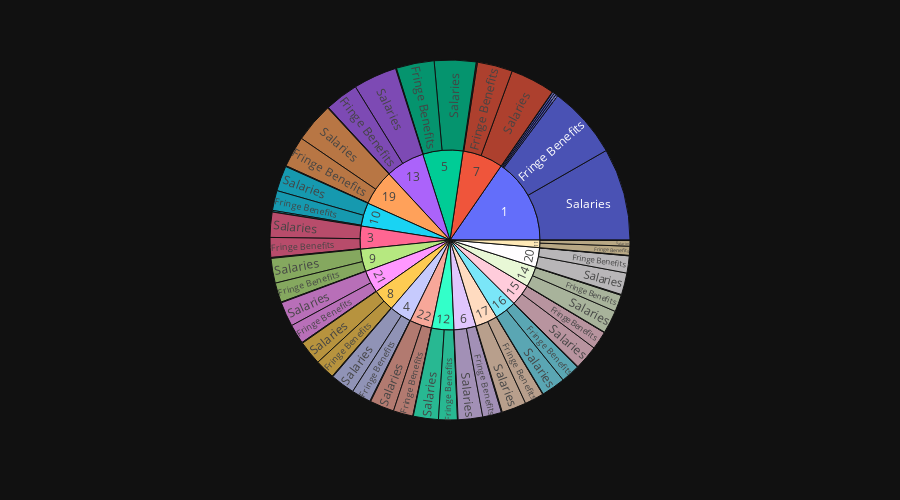

The cell this chart's notebook holds for it:
### Markdown cell above
Sunburst budget plot

### Code cell
fig = px.sunburst(budget_df, values='Approved Amount', path=['Station', 'Expense Category'], hover_name="Station", height=500 )
fig.write_html("Budget.html")
fig.show()

### Figure 1 — Plotly figure (JSON) as saved in the notebook; plotly's stock layout.template omitted (floating-point values rounded to 4 significant figures)
{"data": [{"branchvalues": "total", "domain": {"x": [0.0, 1.0], "y": [0.0, 1.0]}, "hovertemplate": "<b>%{hovertext}</b><br><br>labels=%{label}<br>Approved Amount=%{value}<br>parent=%{parent}<br>id=%{id}<extra></extra>", "hovertext": ["1", "1", "1", "3", "4", "5", "6", "7", "8", "9", "10", "11", "12", "13", "14", "15", "16", "17", "19", "20", "21", "22", "1", "3", "4", "5", "6", "7", "8", "9", "10", "12", "13", "14", "15", "16", "17", "19", "20", "21", "22", "1", "1", "3", "4", "5", "6", "7", "8", "9", "10", "11", "12", "13", "14", "15", "16", "17", "19", "20", "21", "22", "1", "3", "4", "5", "6", "7", "8", "9", "10", "11", "12", "13", "14", "15", "16", "17", "19", "20", "21", "22", "1", "3", "4", "5", "6", "7", "8", "9", "10", "11", "12", "13", "14", "15", "16", "17", "19", "20", "21", "22"], "ids": ["1/Capital Assets", "1/Capital Outlay", "1/Fringe Benefits", "3/Fringe Benefits", "4/Fringe Benefits", "5/Fringe Benefits", "6/Fringe Benefits", "7/Fringe Benefits", "8/Fringe Benefits", "9/Fringe Benefits", "10/Fringe Benefits", "11/Fringe Benefits", "12/Fringe Benefits", "13/Fringe Benefits", "14/Fringe Benefits", "15/Fringe Benefits", "16/Fringe Benefits", "17/Fringe Benefits", "19/Fringe Benefits", "20/Fringe Benefits", "21/Fringe Benefits", "22/Fringe Benefits", "1/Other Expenses", "3/Other Expenses", "4/Other Expenses", "5/Other Expenses", "6/Other Expenses", "7/Other Expenses", "8/Other Expenses", "9/Other Expenses", "10/Other Expenses", "12/Other Expenses", "13/Other Expenses", "14/Other Expenses", "15/Other Expenses", "16/Other Expenses", "17/Other Expenses", "19/Other Expenses", "20/Other Expenses", "21/Other Expenses", "22/Other Expenses", "1/Other Financing Uses", "1/Salaries", "3/Salaries", "4/Salaries", "5/Salaries", "6/Salaries", "7/Salaries", "8/Salaries", "9/Salaries", "10/Salaries", "11/Salaries", "12/Salaries", "13/Salaries", "14/Salaries", "15/Salaries", "16/Salaries", "17/Salaries", "19/Salaries", "20/Salaries", "21/Salaries", "22/Salaries", "1/Services", "3/Services", "4/Services", "5/Services", "6/Services", "7/Services", "8/Services", "9/Services", "10/Services", "11/Services", "12/Services", "13/Services", "14/Services", "15/Services", "16/Services", "17/Services", "19/Services", "20/Services", "21/Services", "22/Services", "1", "3", "4", "5", "6", "7", "8", "9", "10", "11", "12", "13", "14", "15", "16", "17", "19", "20", "21", "22"], "labels": ["Capital Assets", "Capital Outlay", "Fringe Benefits", "Fringe Benefits", "Fringe Benefits", "Fringe Benefits", "Fringe Benefits", "Fringe Benefits", "Fringe Benefits", "Fringe Benefits", "Fringe Benefits", "Fringe Benefits", "Fringe Benefits", "Fringe Benefits", "Fringe Benefits", "Fringe Benefits", "Fringe Benefits", "Fringe Benefits", "Fringe Benefits", "Fringe Benefits", "Fringe Benefits", "Fringe Benefits", "Other Expenses", "Other Expenses", "Other Expenses", "Other Expenses", "Other Expenses", "Other Expenses", "Other Expenses", "Other Expenses", "Other Expenses", "Other Expenses", "Other Expenses", "Other Expenses", "Other Expenses", "Other Expenses", "Other Expenses", "Other Expenses", "Other Expenses", "Other Expenses", "Other Expenses", "Other Financing Uses", "Salaries", "Salaries", "Salaries", "Salaries", "Salaries", "Salaries", "Salaries", "Salaries", "Salaries", "Salaries", "Salaries", "Salaries", "Salaries", "Salaries", "Salaries", "Salaries", "Salaries", "Salaries", "Salaries", "Salaries", "Services", "Services", "Services", "Services", "Services", "Services", "Services", "Services", "Services", "Services", "Services", "Services", "Services", "Services", "Services", "Services", "Services", "Services", "Services", "Services", "1", "3", "4", "5", "6", "7", "8", "9", "10", "11", "12", "13", "14", "15", "16", "17", "19", "20", "21", "22"], "name": "", "parents": ["1", "1", "1", "3", "4", "5", "6", "7", "8", "9", "10", "11", "12", "13", "14", "15", "16", "17", "19", "20", "21", "22", "1", "3", "4", "5", "6", "7", "8", "9", "10", "12", "13", "14", "15", "16", "17", "19", "20", "21", "22", "1", "1", "3", "4", "5", "6", "7", "8", "9", "10", "11", "12", "13", "14", "15", "16", "17", "19", "20", "21", "22", "1", "3", "4", "5", "6", "7", "8", "9", "10", "11", "12", "13", "14", "15", "16", "17", "19", "20", "21", "22", "", "", "", "", "", "", "", "", "", "", "", "", "", "", "", "", "", "", "", ""], "type": "sunburst", "values": [224300.0, 234300.0, 8038000.0, 2194000.0, 2157000.0, 4202000.0, 2092000.0, 3908000.0, 2185000.0, 2163000.0, 2208000.0, 996500.0, 2078000.0, 3714000.0, 1871000.0, 2012000.0, 2095000.0, 2120000.0, 3427000.0, 1895000.0, 2165000.0, 2176000.0, 46590.0, 12050.0, 12050.0, 24100.0, 12050.0, 21690.0, 12050.0, 12050.0, 12050.0, 12050.0, 21690.0, 12050.0, 12050.0, 12050.0, 12050.0, 21690.0, 9639.0, 12050.0, 12050.0, 0.0, 10210000.0, 2782000.0, 2694000.0, 4611000.0, 2710000.0, 4947000.0, 2675000.0, 2739000.0, 2797000.0, 622700.0, 2770000.0, 4824000.0, 2548000.0, 2689000.0, 2656000.0, 2715000.0, 4399000.0, 2411000.0, 2725000.0, 2697000.0, 212800.0, 90810.0, 76970.0, 72120.0, 88140.0, 114500.0, 79320.0, 70140.0, 171900.0, 58660.0, 62520.0, 66310.0, 77790.0, 45320.0, 69980.0, 49070.0, 70110.0, 50440.0, 75380.0, 46740.0, 18970000.0, 5079000.0, 4940000.0, 8909000.0, 4902000.0, 8992000.0, 4951000.0, 4984000.0, 5189000.0, 1678000.0, 4922000.0, 8626000.0, 4509000.0, 4759000.0, 4833000.0, 4896000.0, 7917000.0, 4367000.0, 4978000.0, 4931000.0]}], "layout": {"height": 500, "legend": {"tracegroupgap": 0}, "margin": {"t": 60}}}
